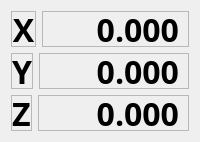
          <widget class="QWidget" name="tab_7">
           <attribute name="title">
            <string>Absolute</string>
           </attribute>
           <layout class="QVBoxLayout" name="verticalLayout_20">
            <item>
             <layout class="QVBoxLayout" name="verticalLayout_18">
              <item>
               <layout class="QHBoxLayout" name="horizontalLayout_26">
                <item>
                 <widget class="QLabel" name="label_7">
                  <property name="sizePolicy">
                   <sizepolicy hsizetype="Fixed" vsizetype="Preferred">
                    <horstretch>0</horstretch>
                    <verstretch>0</verstretch>
                   </sizepolicy>
                  </property>
                  <property name="maximumSize">
                   <size>
                    <width>16777215</width>
                    <height>36</height>
                   </size>
                  </property>
                  <property name="font">
                   <font>
                    <family>Sans</family>
                    <pointsize>24</pointsize>
                    <weight>75</weight>
                    <italic>false</italic>
                    <bold>true</bold>
                   </font>
                  </property>
                  <property name="frameShape">
                   <enum>QFrame::StyledPanel</enum>
                  </property>
                  <property name="frameShadow">
                   <enum>QFrame::Sunken</enum>
                  </property>
                  <property name="lineWidth">
                   <number>3</number>
                  </property>
                  <property name="text">
                   <string>X</string>
                  </property>
                  <property name="alignment">
                   <set>Qt::AlignCenter</set>
                  </property>
                 </widget>
                </item>
                <item>
                 <widget class="DROLabel" name="drolabel_7">
                  <property name="maximumSize">
                   <size>
                    <width>16777215</width>
                    <height>36</height>
                   </size>
                  </property>
                  <property name="font">
                   <font>
                    <family>Sans</family>
                    <pointsize>24</pointsize>
                    <weight>75</weight>
                    <italic>false</italic>
                    <bold>true</bold>
                    <underline>false</underline>
                   </font>
                  </property>
                  <property name="frameShape">
                   <enum>QFrame::StyledPanel</enum>
                  </property>
                  <property name="frameShadow">
                   <enum>QFrame::Sunken</enum>
                  </property>
                  <property name="lineWidth">
                   <number>3</number>
                  </property>
                  <property name="midLineWidth">
                   <number>0</number>
                  </property>
                  <property name="text">
                   <string>     0.000</string>
                  </property>
                  <property name="alignment">
                   <set>Qt::AlignRight|Qt::AlignTrailing|Qt::AlignVCenter</set>
                  </property>
                  <property name="referenceType" stdset="0">
                   <number>0</number>
                  </property>
                  <property name="axisNumber" stdset="0">
                   <number>0</number>
                  </property>
                  <property name="inchFormat" stdset="0">
                   <string>%9.4f</string>
                  </property>
                  <property name="millimeterFormat" stdset="0">
                   <string>%10.3f</string>
                  </property>
                  <property name="degreeFormat" stdset="0">
                   <string>%10.2f</string>
                  </property>
                  <property name="latheMode" stdset="0">
                   <number>0</number>
                  </property>
                 </widget>
                </item>
               </layout>
              </item>
              <item>
               <layout class="QHBoxLayout" name="horizontalLayout_27">
                <item>
                 <widget class="QLabel" name="label_8">
                  <property name="sizePolicy">
                   <sizepolicy hsizetype="Fixed" vsizetype="Preferred">
                    <horstretch>0</horstretch>
                    <verstretch>0</verstretch>
                   </sizepolicy>
                  </property>
                  <property name="maximumSize">
                   <size>
                    <width>16777215</width>
                    <height>36</height>
                   </size>
                  </property>
                  <property name="font">
                   <font>
                    <family>Sans</family>
                    <pointsize>24</pointsize>
                    <weight>75</weight>
                    <italic>false</italic>
                    <bold>true</bold>
                   </font>
                  </property>
                  <property name="frameShape">
                   <enum>QFrame::StyledPanel</enum>
                  </property>
                  <property name="frameShadow">
                   <enum>QFrame::Sunken</enum>
                  </property>
                  <property name="lineWidth">
                   <number>3</number>
                  </property>
                  <property name="text">
                   <string>Y</string>
                  </property>
                  <property name="alignment">
                   <set>Qt::AlignCenter</set>
                  </property>
                 </widget>
                </item>
                <item>
                 <widget class="DROLabel" name="drolabel_8">
                  <property name="maximumSize">
                   <size>
                    <width>16777215</width>
                    <height>36</height>
                   </size>
                  </property>
                  <property name="font">
                   <font>
                    <family>Sans</family>
                    <pointsize>24</pointsize>
                    <weight>75</weight>
                    <italic>false</italic>
                    <bold>true</bold>
                    <underline>false</underline>
                   </font>
                  </property>
                  <property name="frameShape">
                   <enum>QFrame::StyledPanel</enum>
                  </property>
                  <property name="frameShadow">
                   <enum>QFrame::Sunken</enum>
                  </property>
                  <property name="lineWidth">
                   <number>3</number>
                  </property>
                  <property name="midLineWidth">
                   <number>0</number>
                  </property>
                  <property name="text">
                   <string>     0.000</string>
                  </property>
                  <property name="alignment">
                   <set>Qt::AlignRight|Qt::AlignTrailing|Qt::AlignVCenter</set>
                  </property>
                  <property name="referenceType" stdset="0">
                   <number>0</number>
                  </property>
                  <property name="axisNumber" stdset="0">
                   <number>1</number>
                  </property>
                  <property name="inchFormat" stdset="0">
                   <string>%9.4f</string>
                  </property>
                  <property name="millimeterFormat" stdset="0">
                   <string>%10.3f</string>
                  </property>
                  <property name="degreeFormat" stdset="0">
                   <string>%10.2f</string>
                  </property>
                  <property name="latheMode" stdset="0">
                   <number>0</number>
                  </property>
                 </widget>
                </item>
               </layout>
              </item>
              <item>
               <layout class="QHBoxLayout" name="horizontalLayout_29">
                <item>
                 <widget class="QLabel" name="label_9">
                  <property name="sizePolicy">
                   <sizepolicy hsizetype="Fixed" vsizetype="Preferred">
                    <horstretch>0</horstretch>
                    <verstretch>0</verstretch>
                   </sizepolicy>
                  </property>
                  <property name="maximumSize">
                   <size>
                    <width>16777215</width>
                    <height>36</height>
                   </size>
                  </property>
                  <property name="font">
                   <font>
                    <family>Sans</family>
                    <pointsize>24</pointsize>
                    <weight>75</weight>
                    <italic>false</italic>
                    <bold>true</bold>
                   </font>
                  </property>
                  <property name="frameShape">
                   <enum>QFrame::StyledPanel</enum>
                  </property>
                  <property name="frameShadow">
                   <enum>QFrame::Sunken</enum>
                  </property>
                  <property name="lineWidth">
                   <number>3</number>
                  </property>
                  <property name="text">
                   <string>Z</string>
                  </property>
                  <property name="alignment">
                   <set>Qt::AlignCenter</set>
                  </property>
                 </widget>
                </item>
                <item>
                 <widget class="DROLabel" name="drolabel_9">
                  <property name="maximumSize">
                   <size>
                    <width>16777215</width>
                    <height>36</height>
                   </size>
                  </property>
                  <property name="font">
                   <font>
                    <family>Sans</family>
                    <pointsize>24</pointsize>
                    <weight>75</weight>
                    <italic>false</italic>
                    <bold>true</bold>
                    <underline>false</underline>
                   </font>
                  </property>
                  <property name="frameShape">
                   <enum>QFrame::StyledPanel</enum>
                  </property>
                  <property name="frameShadow">
                   <enum>QFrame::Sunken</enum>
                  </property>
                  <property name="lineWidth">
                   <number>3</number>
                  </property>
                  <property name="midLineWidth">
                   <number>0</number>
                  </property>
                  <property name="text">
                   <string>     0.000</string>
                  </property>
                  <property name="alignment">
                   <set>Qt::AlignRight|Qt::AlignTrailing|Qt::AlignVCenter</set>
                  </property>
                  <property name="referenceType" stdset="0">
                   <number>0</number>
                  </property>
                  <property name="axisNumber" stdset="0">
                   <number>2</number>
                  </property>
                  <property name="inchFormat" stdset="0">
                   <string>%9.4f</string>
                  </property>
                  <property name="millimeterFormat" stdset="0">
                   <string>%10.3f</string>
                  </property>
                  <property name="degreeFormat" stdset="0">
                   <string>%10.2f</string>
                  </property>
                  <property name="latheMode" stdset="0">
                   <number>0</number>
                  </property>
                 </widget>
                </item>
               </layout>
              </item>
             </layout>
            </item>
           </layout>
          </widget>
